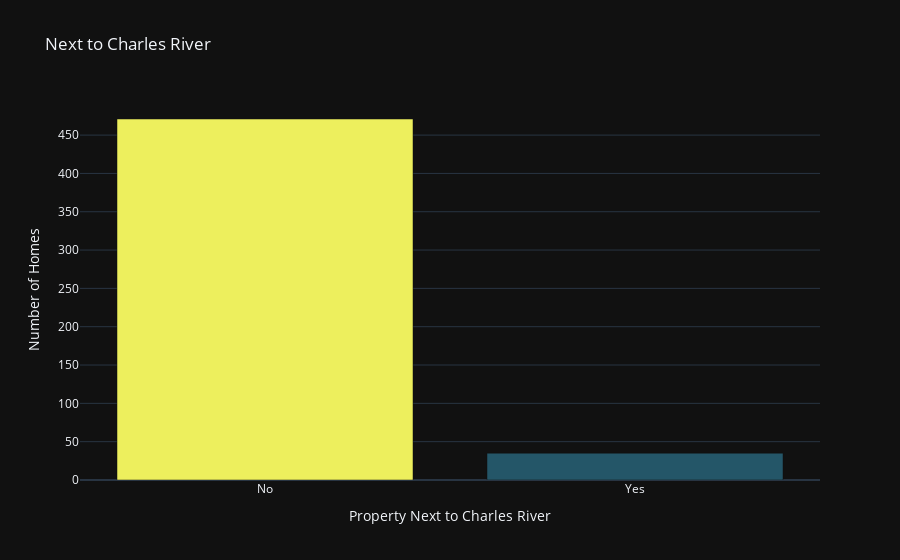

The code cell stored with this chart in its notebook:
### Markdown cell above
#### Next to the River? ⛵️

**Challenge**

Create a bar chart with plotly for CHAS to show many more homes are away from the river versus next to it. The bar chart should look something like this:

<img src=https://i.imgur.com/AHwoQ6l.png height=350>

You can make your life easier by providing a list of values for the x-axis (e.g., `x=['No', 'Yes']`)

### Code cell
x_axis_titles = ['No', 'Yes']
CHAS = data.CHAS.value_counts()
bar = px.bar(x=x_axis_titles,
             y=CHAS.values,
             color=CHAS.values,
             color_continuous_scale='Aggrnyl',
             title="Next to Charles River"
             )
bar.update_layout(xaxis_title='Property Next to Charles River',
                    coloraxis_showscale=False,
                    yaxis_title='Number of Homes'
                    )
bar.show()

### Figure 1 — Plotly figure (JSON) as saved in the notebook; plotly's stock layout.template omitted (floating-point values rounded to 4 significant figures)
{"data": [{"hovertemplate": "x=%{x}<br>y=%{y}<br>color=%{marker.color}<extra></extra>", "legendgroup": "", "marker": {"color": [471, 35], "coloraxis": "coloraxis", "pattern": {"shape": ""}}, "name": "", "orientation": "v", "showlegend": false, "textposition": "auto", "x": ["No", "Yes"], "xaxis": "x", "y": [471, 35], "yaxis": "y", "type": "bar"}], "layout": {"xaxis": {"anchor": "y", "domain": [0.0, 1.0], "title": {"text": "Property Next to Charles River"}}, "yaxis": {"anchor": "x", "domain": [0.0, 1.0], "title": {"text": "Number of Homes"}}, "coloraxis": {"colorbar": {"title": {"text": "color"}}, "colorscale": [[0.0, "rgb(36, 86, 104)"], [0.1667, "rgb(15, 114, 121)"], [0.3333, "rgb(13, 143, 129)"], [0.5, "rgb(57, 171, 126)"], [0.6667, "rgb(110, 197, 116)"], [0.8333, "rgb(169, 220, 103)"], [1.0, "rgb(237, 239, 93)"]], "showscale": false}, "legend": {"tracegroupgap": 0}, "title": {"text": "Next to Charles River"}, "barmode": "relative"}}
